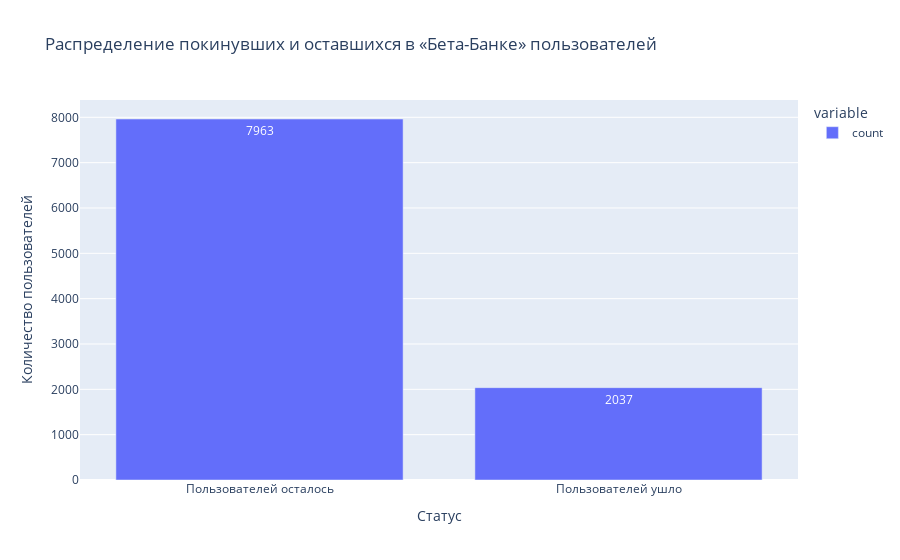

Notebook source saved alongside this figure:
### Code cell
fig = px.bar(
    data.groupby('Exited').count().rename({'RowNumber': 'count'}, axis=1).rename({0: 'Пользователей осталось', 1: 'Пользователей ушло'})['count'],
    text_auto=True,
    title="Распределение покинувших и оставшихся в «Бета-Банке» пользователей"
)

fig.update_layout(
    xaxis_title="Статус",
    yaxis_title="Количество пользователей"
)

fig.show()

### Figure 1 — Plotly figure (JSON) as saved in the notebook; plotly's stock layout.template omitted (floating-point values rounded to 4 significant figures)
{"data": [{"alignmentgroup": "True", "hovertemplate": "variable=count<br>Exited=%{x}<br>value=%{y}<extra></extra>", "legendgroup": "count", "marker": {"color": "#636efa", "pattern": {"shape": ""}}, "name": "count", "offsetgroup": "count", "orientation": "v", "showlegend": true, "textposition": "auto", "texttemplate": "%{y}", "x": ["Пользователей осталось", "Пользователей ушло"], "xaxis": "x", "y": [7963, 2037], "yaxis": "y", "type": "bar"}], "layout": {"xaxis": {"anchor": "y", "domain": [0.0, 1.0], "title": {"text": "Статус"}}, "yaxis": {"anchor": "x", "domain": [0.0, 1.0], "title": {"text": "Количество пользователей"}}, "legend": {"title": {"text": "variable"}, "tracegroupgap": 0}, "title": {"text": "Распределение покинувших и оставшихся в «Бета-Банке» пользователей"}, "barmode": "relative"}}
